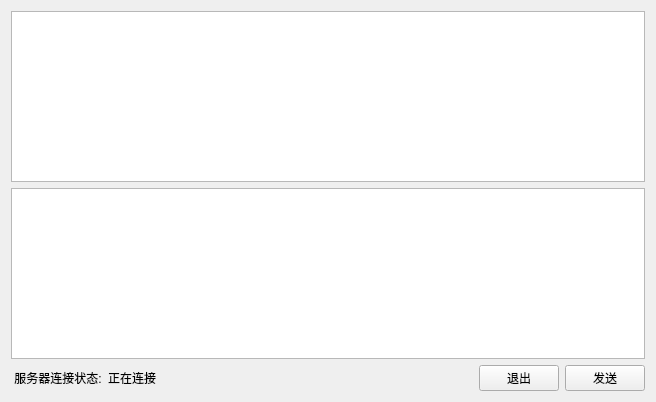
<?xml version="1.0" encoding="UTF-8"?>
<ui version="4.0">
 <class>Widget</class>
 <widget class="QWidget" name="Widget">
  <property name="geometry">
   <rect>
    <x>0</x>
    <y>0</y>
    <width>656</width>
    <height>402</height>
   </rect>
  </property>
  <property name="windowTitle">
   <string>聊天程序</string>
  </property>
  <layout class="QVBoxLayout" name="verticalLayout_2">
   <item>
    <widget class="QListWidget" name="message">
     <property name="sizePolicy">
      <sizepolicy hsizetype="Expanding" vsizetype="Expanding">
       <horstretch>0</horstretch>
       <verstretch>0</verstretch>
      </sizepolicy>
     </property>
     <property name="textElideMode">
      <enum>Qt::ElideLeft</enum>
     </property>
     <property name="wordWrap">
      <bool>true</bool>
     </property>
    </widget>
   </item>
   <item>
    <layout class="QVBoxLayout" name="verticalLayout">
     <item>
      <widget class="QTextEdit" name="input_message">
       <property name="sizePolicy">
        <sizepolicy hsizetype="Expanding" vsizetype="Preferred">
         <horstretch>0</horstretch>
         <verstretch>0</verstretch>
        </sizepolicy>
       </property>
       <property name="contextMenuPolicy">
        <enum>Qt::DefaultContextMenu</enum>
       </property>
       <property name="sizeAdjustPolicy">
        <enum>QAbstractScrollArea::AdjustIgnored</enum>
       </property>
      </widget>
     </item>
     <item>
      <layout class="QHBoxLayout" name="horizontalLayout">
       <item>
        <widget class="QLabel" name="label">
         <property name="text">
          <string> 服务器连接状态:</string>
         </property>
        </widget>
       </item>
       <item>
        <widget class="QLabel" name="status">
         <property name="text">
          <string>正在连接</string>
         </property>
        </widget>
       </item>
       <item>
        <widget class="QLabel" name="warn">
         <property name="text">
          <string/>
         </property>
        </widget>
       </item>
       <item>
        <spacer name="horizontalSpacer">
         <property name="orientation">
          <enum>Qt::Horizontal</enum>
         </property>
         <property name="sizeHint" stdset="0">
          <size>
           <width>40</width>
           <height>20</height>
          </size>
         </property>
        </spacer>
       </item>
       <item>
        <widget class="QPushButton" name="exit">
         <property name="text">
          <string>退出</string>
         </property>
        </widget>
       </item>
       <item>
        <widget class="QPushButton" name="send">
         <property name="text">
          <string>发送</string>
         </property>
         <property name="shortcut">
          <string>Return</string>
         </property>
        </widget>
       </item>
      </layout>
     </item>
    </layout>
   </item>
  </layout>
 </widget>
 <resources/>
 <connections/>
</ui>
